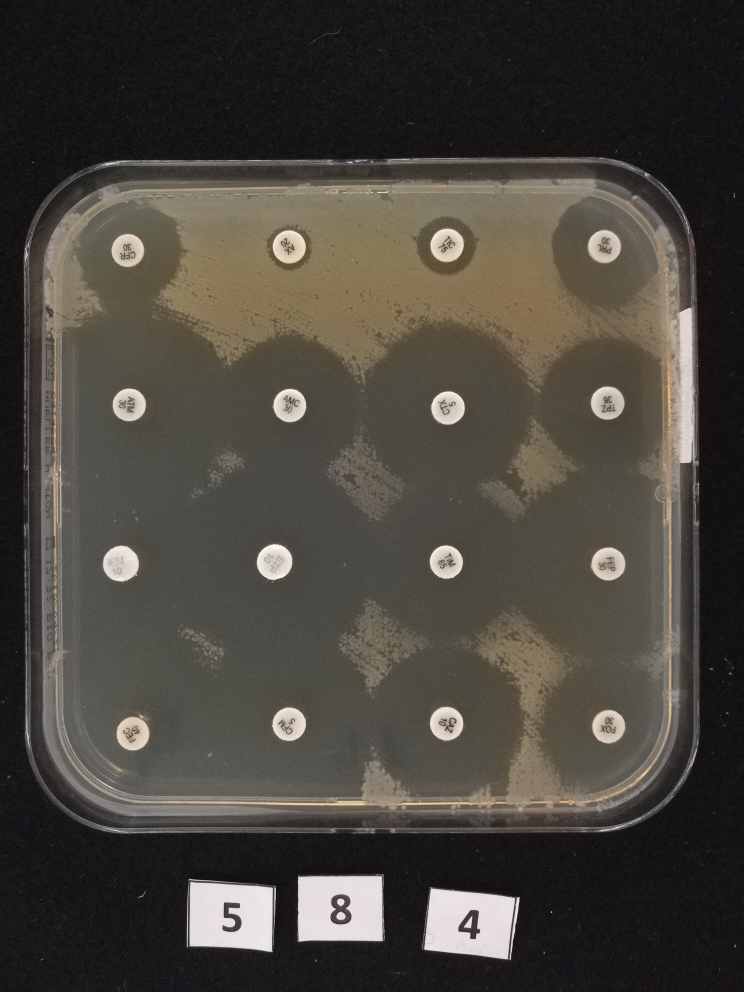
#> input picture examples/real/real_plate_01.jpg, 2976 x 3968 px (shown at 1/4 size); its folder holds only this picture in this run
$ python -i calibration.py   (imports and definitions only)
#> lines starting #> are read from the running program, lines starting #| are printed output that depends on the picture
#> further down, picture is the input picture: shape (3968, 2976, 3); mean B, G, R 62.2, 68.5, 73
"""Plate boundary detection and pixel-to-millimetre calibration.

Why calibration is necessary
-----------------------------
A smartphone photograph taken 30 cm above the bench will have a very different
number of pixels per physical millimetre than one taken at 50 cm.  Without
knowing this ratio, the same pixel measurement could correspond to 20 mm in
one photo and 30 mm in another — a clinically significant difference that
would produce the wrong S/I/R category.

How this module solves it
--------------------------
The standard Kirby-Bauer Petri dish is circular with a known physical
diameter (default 90 mm).  Using OpenCV's Hough Circle Transform this module
detects the plate rim in the photograph, measures its pixel diameter, and
divides by the physical diameter::

    px_per_mm = plate_diameter_px / plate_diameter_mm

Every downstream zone measurement divides its pixel value by this factor to
obtain a clinically meaningful millimetre value.

Fallback behaviour
------------------
If the Hough transform finds no circle (unusual lighting, partial plate), the
function falls back to 90 % of the shorter image dimension as an estimate of
the plate diameter.  Results will be less accurate but the pipeline will not
crash.
"""

from __future__ import annotations

from typing import TYPE_CHECKING

import cv2
import numpy as np
from numpy.typing import NDArray

if TYPE_CHECKING:
    from bacterioscope.detection.detector import DiskResult

_PLATE_FALLBACK_FRACTION: float = 0.9

# How far beyond a disk's own Hough-reported radius to crop when
# re-measuring its true edge locally (see refine_disk_radius_px()).
_DISK_REFINE_MARGIN: float = 1.8


# [142 lines left out: functions calibrate_from_disk_radius_px, refine_disk_radius_px, _local_disk_edge_radius, not called in this run]


def detect_plate_circle(image: NDArray[np.uint8]) -> tuple[int, int, int] | None:
    """Detect the plate rim via Hough Circle Transform.

    Applies Gaussian blur to reduce noise, then searches for a circle whose
    radius spans 25-50% of the shorter image dimension (appropriate for a
    plate that fills most of the frame). The largest detected circle is
    taken as the plate rim.

    Args:
        image: Full BGR image array as returned by ``cv2.imread``.

    Returns:
        ``(center_x, center_y, radius)`` in pixels, or ``None`` if no
        circle was found.
    """
    gray = cv2.cvtColor(image, cv2.COLOR_BGR2GRAY)
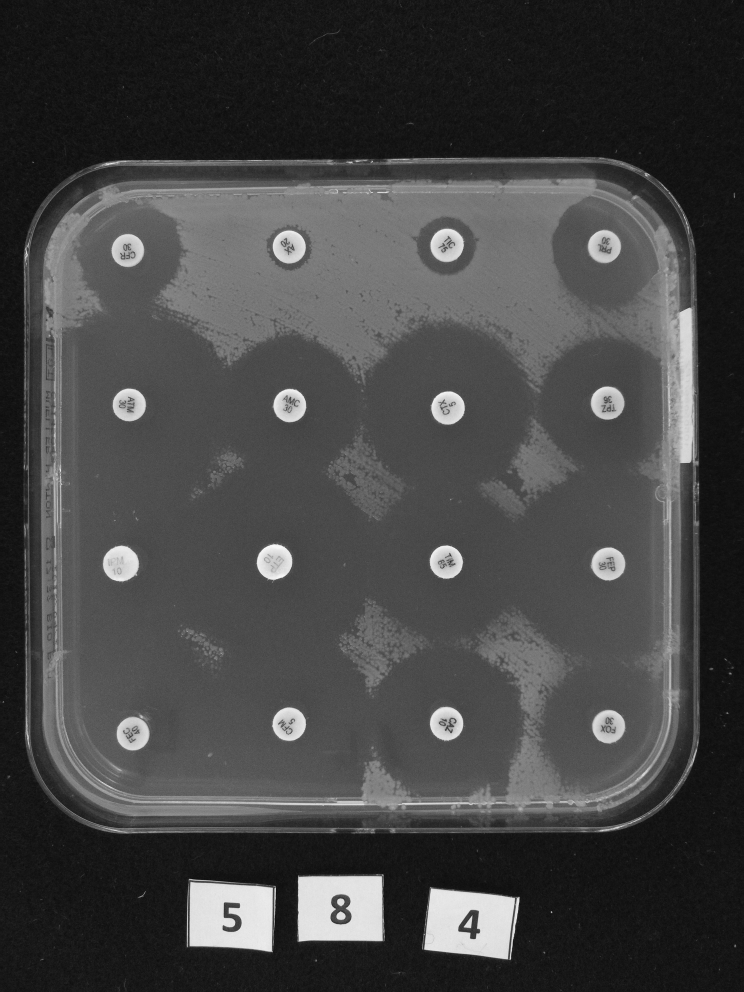
#> gray: shape (3968, 2976) (shown at 1/4 size); min 1, max 254, mean 69.1
    blurred = cv2.GaussianBlur(gray, (15, 15), 3)

    h, w = gray.shape
#> h = 3968; w = 2976
    min_radius = min(h, w) // 4
#> min_radius = 744
    max_radius = min(h, w) // 2
#> max_radius = 1488

    circles = None
    for param2 in (40, 30, 20):
        circles = cv2.HoughCircles(
            blurred,
            cv2.HOUGH_GRADIENT,
            dp=1.5,
            minDist=min(h, w),
            param1=80,
            param2=param2,
            minRadius=min_radius,
            maxRadius=max_radius,
        )
        if circles is not None:
            break
#> this loop made 1 pass
#> circles on pass 1: [[840.8, 1926.8, 1287.2]]

    if circles is None:
        return None
    circles = np.around(circles).astype(np.uint16)
#> circles = [[841, 1927, 1287]]
    largest = max(circles[0], key=lambda c: c[2])
#> largest = [841, 1927, 1287]
    return int(largest[0]), int(largest[1]), int(largest[2])


# [28 lines left out: function calibrate_px_per_mm, not called in this run]

>>> import cv2
>>> picture = cv2.imread('../../../examples/real/real_plate_01.jpg')
>>> result = detect_plate_circle(picture)
#> result = (841, 1927, 1287)

$ run again, on examples/real/real_plate_02.jpg
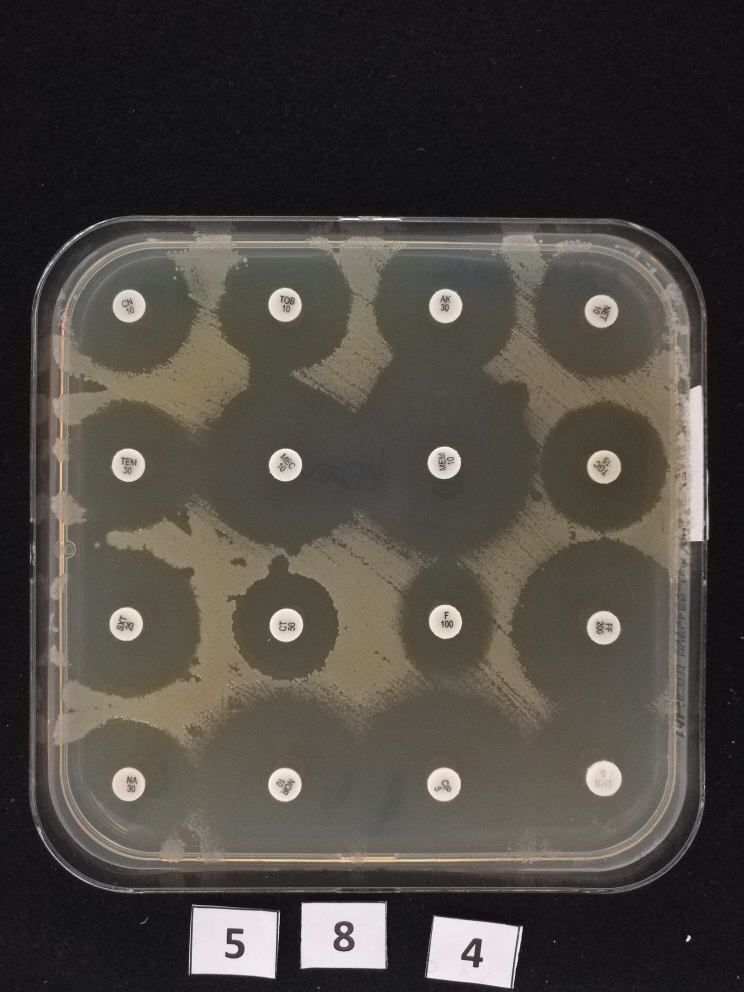
#> input picture examples/real/real_plate_02.jpg, 2976 x 3968 px (shown at 1/4 size)
#> picture is the input picture: shape (3968, 2976, 3); mean B, G, R 65.6, 71.2, 75.9
#> in detect_plate_circle, `gray = cv2.cvtColor(image, cv2.COLOR_BGR2GRAY)`:
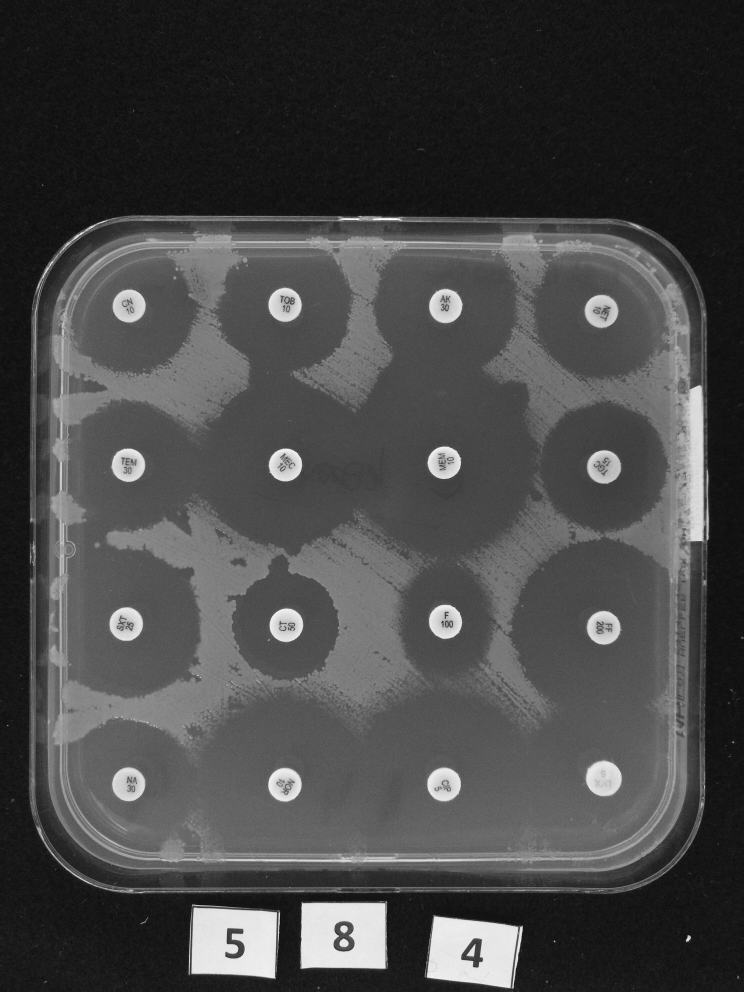
#> gray: shape (3968, 2976) (shown at 1/4 size); min 1, max 255, mean 71.9
#> the loop in detect_plate_circle, `for param2 in (40, 30, 20):` made 1 pass
#> circles on pass 1: [[1041.8, 2252.2, 1389.8]]
#> in detect_plate_circle, `circles = np.around(circles).astype(np.uint16)`: circles = [[1042, 2252, 1390]]
#> largest = [1042, 2252, 1390]
#> result = (1042, 2252, 1390)

$ run again, on examples/real/real_plate_03_esbl.jpg
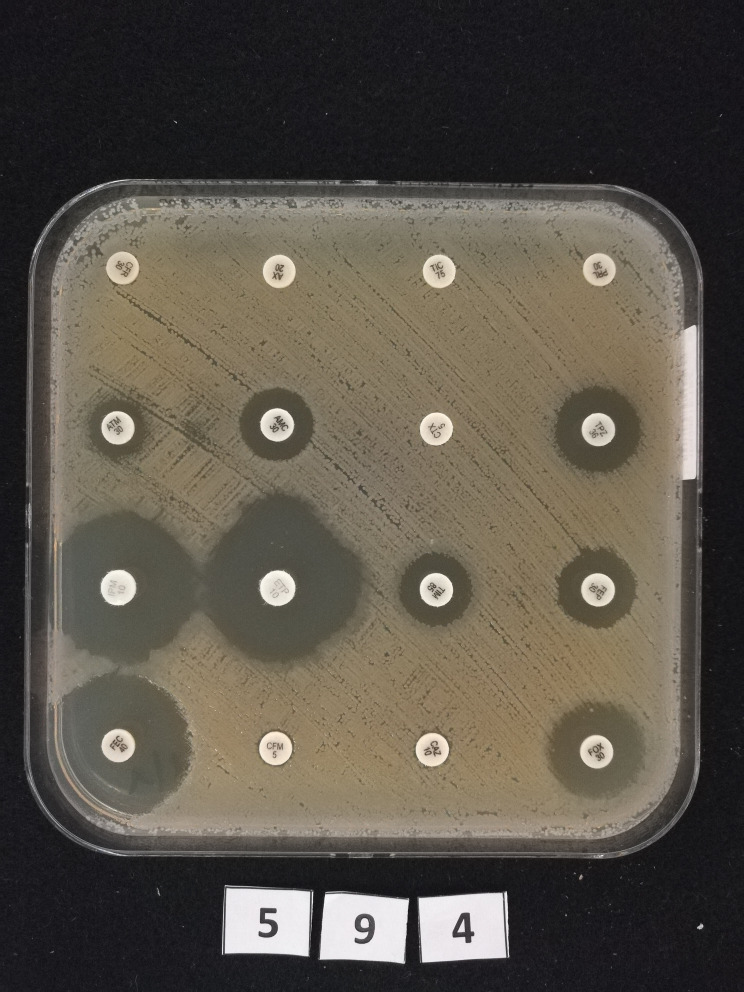
#> input picture examples/real/real_plate_03_esbl.jpg, 2976 x 3968 px (shown at 1/4 size)
#> picture is the input picture: shape (3968, 2976, 3); mean B, G, R 73.7, 83.7, 90
#> in detect_plate_circle, `gray = cv2.cvtColor(image, cv2.COLOR_BGR2GRAY)`:
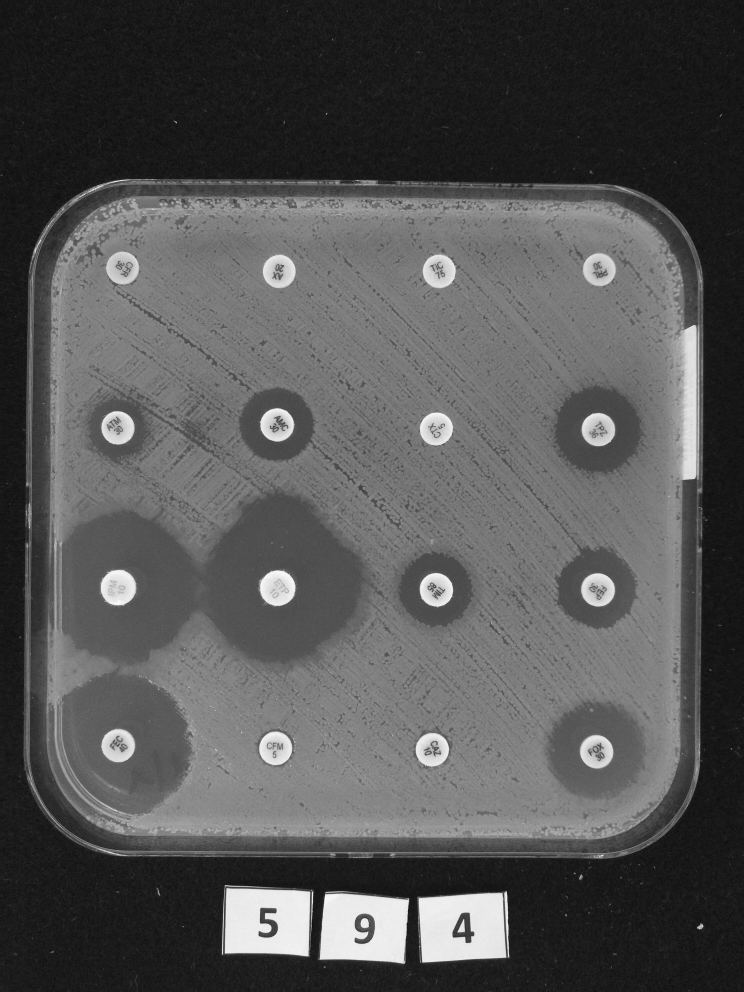
#> gray: shape (3968, 2976) (shown at 1/4 size); min 1, max 255, mean 84.4
#> the loop in detect_plate_circle, `for param2 in (40, 30, 20):` made 1 pass
#> circles on pass 1: [[1649.2, 2415.8, 1434.3]]
#> in detect_plate_circle, `circles = np.around(circles).astype(np.uint16)`: circles = [[1649, 2416, 1434]]
#> largest = [1649, 2416, 1434]
#> result = (1649, 2416, 1434)
